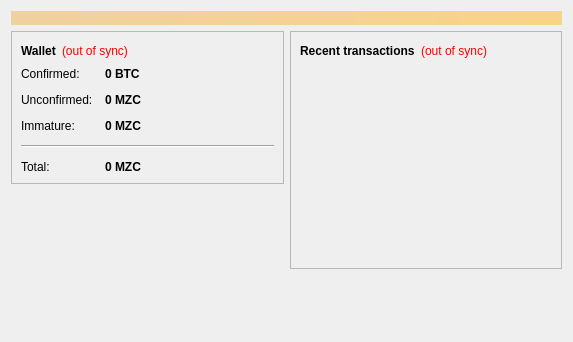
<?xml version="1.0" encoding="UTF-8"?>
<ui version="4.0">
 <class>OverviewPage</class>
 <widget class="QWidget" name="OverviewPage">
  <property name="geometry">
   <rect>
    <x>0</x>
    <y>0</y>
    <width>573</width>
    <height>342</height>
   </rect>
  </property>
  <property name="windowTitle">
   <string>Form</string>
  </property>
  <layout class="QVBoxLayout" name="topLayout">
   <item>
    <widget class="QLabel" name="labelAlerts">
     <property name="visible">
      <bool>false</bool>
     </property>
     <property name="styleSheet">
      <string notr="true">background-color: qlineargradient(x1: 0, y1: 0, x2: 1, y2: 0, stop:0 #F0D0A0, stop:1 #F8D488); color:#000000;</string>
     </property>
     <property name="wordWrap">
      <bool>true</bool>
     </property>
     <property name="margin">
      <number>3</number>
     </property>
    </widget>
   </item>
   <item>
    <layout class="QHBoxLayout" name="horizontalLayout" stretch="1,1">
     <item>
      <layout class="QVBoxLayout" name="verticalLayout_2">
       <item>
        <widget class="QFrame" name="frame">
         <property name="frameShape">
          <enum>QFrame::StyledPanel</enum>
         </property>
         <property name="frameShadow">
          <enum>QFrame::Raised</enum>
         </property>
         <layout class="QVBoxLayout" name="verticalLayout_4">
          <item>
           <layout class="QHBoxLayout" name="horizontalLayout_4">
            <item>
             <widget class="QLabel" name="label_5">
              <property name="font">
               <font>
                <weight>75</weight>
                <bold>true</bold>
               </font>
              </property>
              <property name="text">
               <string>Wallet</string>
              </property>
             </widget>
            </item>
            <item>
             <widget class="QLabel" name="labelWalletStatus">
              <property name="toolTip">
               <string>The displayed information may be out of date. Your wallet automatically synchronizes with the Maza network after a connection is established, but this process has not completed yet.</string>
              </property>
              <property name="styleSheet">
               <string notr="true">QLabel { color: red; }</string>
              </property>
              <property name="text">
               <string notr="true">(out of sync)</string>
              </property>
              <property name="alignment">
               <set>Qt::AlignLeading|Qt::AlignLeft|Qt::AlignVCenter</set>
              </property>
             </widget>
            </item>
            <item>
             <spacer name="horizontalSpacer_2">
              <property name="orientation">
               <enum>Qt::Horizontal</enum>
              </property>
              <property name="sizeHint" stdset="0">
               <size>
                <width>40</width>
                <height>20</height>
               </size>
              </property>
             </spacer>
            </item>
           </layout>
          </item>
          <item>
           <layout class="QFormLayout" name="formLayout_2">
            <property name="fieldGrowthPolicy">
             <enum>QFormLayout::AllNonFixedFieldsGrow</enum>
            </property>
            <property name="horizontalSpacing">
             <number>12</number>
            </property>
            <property name="verticalSpacing">
             <number>12</number>
            </property>
            <item row="0" column="0">
             <widget class="QLabel" name="label">
              <property name="text">
               <string>Confirmed:</string>
              </property>
             </widget>
            </item>
            <item row="0" column="1">
             <widget class="QLabel" name="labelBalance">
              <property name="font">
               <font>
                <weight>75</weight>
                <bold>true</bold>
               </font>
              </property>
              <property name="cursor">
               <cursorShape>IBeamCursor</cursorShape>
              </property>
              <property name="toolTip">
               <string>Your current spendable balance</string>
              </property>
              <property name="text">
               <string notr="true">0 BTC</string>
              </property>
              <property name="textInteractionFlags">
               <set>Qt::LinksAccessibleByMouse|Qt::TextSelectableByKeyboard|Qt::TextSelectableByMouse</set>
              </property>
             </widget>
            </item>
            <item row="1" column="0">
             <widget class="QLabel" name="label_3">
              <property name="text">
               <string>Unconfirmed:</string>
              </property>
             </widget>
            </item>
            <item row="1" column="1">
             <widget class="QLabel" name="labelUnconfirmed">
              <property name="font">
               <font>
                <weight>75</weight>
                <bold>true</bold>
               </font>
              </property>
              <property name="cursor">
               <cursorShape>IBeamCursor</cursorShape>
              </property>
              <property name="toolTip">
               <string>Total of transactions that have yet to be confirmed, and do not yet count toward the spendable balance</string>
              </property>
              <property name="text">
               <string notr="true">0 MZC</string>
              </property>
              <property name="textInteractionFlags">
               <set>Qt::LinksAccessibleByMouse|Qt::TextSelectableByKeyboard|Qt::TextSelectableByMouse</set>
              </property>
             </widget>
            </item>
            <item row="2" column="0">
             <widget class="QLabel" name="labelImmatureText">
              <property name="text">
               <string>Immature:</string>
              </property>
             </widget>
            </item>
            <item row="2" column="1">
             <widget class="QLabel" name="labelImmature">
              <property name="font">
               <font>
                <weight>75</weight>
                <bold>true</bold>
               </font>
              </property>
              <property name="toolTip">
               <string>Mined balance that has not yet matured</string>
              </property>
              <property name="text">
               <string notr="true">0 MZC</string>
              </property>
              <property name="textInteractionFlags">
               <set>Qt::LinksAccessibleByMouse|Qt::TextSelectableByKeyboard|Qt::TextSelectableByMouse</set>
              </property>
             </widget>
            </item>
            <item row="4" column="0">
             <widget class="QLabel" name="labelTotalText">
              <property name="text">
               <string>Total:</string>
              </property>
             </widget>
            </item>
            <item row="4" column="1">
             <widget class="QLabel" name="labelTotal">
              <property name="font">
               <font>
                <weight>75</weight>
                <bold>true</bold>
               </font>
              </property>
              <property name="cursor">
               <cursorShape>IBeamCursor</cursorShape>
              </property>
              <property name="toolTip">
               <string>Your current total balance</string>
              </property>
              <property name="text">
               <string notr="true">0 MZC</string>
              </property>
              <property name="textInteractionFlags">
               <set>Qt::LinksAccessibleByMouse|Qt::TextSelectableByKeyboard|Qt::TextSelectableByMouse</set>
              </property>
             </widget>
            </item>
            <item row="3" column="0" colspan="2">
             <widget class="Line" name="line">
              <property name="orientation">
               <enum>Qt::Horizontal</enum>
              </property>
             </widget>
            </item>
           </layout>
          </item>
         </layout>
        </widget>
       </item>
       <item>
        <spacer name="verticalSpacer">
         <property name="orientation">
          <enum>Qt::Vertical</enum>
         </property>
         <property name="sizeHint" stdset="0">
          <size>
           <width>20</width>
           <height>40</height>
          </size>
         </property>
        </spacer>
       </item>
      </layout>
     </item>
     <item>
      <layout class="QVBoxLayout" name="verticalLayout_3">
       <item>
        <widget class="QFrame" name="frame_2">
         <property name="frameShape">
          <enum>QFrame::StyledPanel</enum>
         </property>
         <property name="frameShadow">
          <enum>QFrame::Raised</enum>
         </property>
         <layout class="QVBoxLayout" name="verticalLayout">
          <item>
           <layout class="QHBoxLayout" name="horizontalLayout_2">
            <item>
             <widget class="QLabel" name="label_4">
              <property name="text">
               <string>&lt;b&gt;Recent transactions&lt;/b&gt;</string>
              </property>
             </widget>
            </item>
            <item>
             <widget class="QLabel" name="labelTransactionsStatus">
              <property name="toolTip">
               <string>The displayed information may be out of date. Your wallet automatically synchronizes with the Maza network after a connection is established, but this process has not completed yet.</string>
              </property>
              <property name="styleSheet">
               <string notr="true">QLabel { color: red; }</string>
              </property>
              <property name="text">
               <string notr="true">(out of sync)</string>
              </property>
              <property name="alignment">
               <set>Qt::AlignRight|Qt::AlignTrailing|Qt::AlignVCenter</set>
              </property>
             </widget>
            </item>
            <item>
             <spacer name="horizontalSpacer">
              <property name="orientation">
               <enum>Qt::Horizontal</enum>
              </property>
              <property name="sizeHint" stdset="0">
               <size>
                <width>40</width>
                <height>20</height>
               </size>
              </property>
             </spacer>
            </item>
           </layout>
          </item>
          <item>
           <widget class="QListView" name="listTransactions">
            <property name="styleSheet">
             <string notr="true">QListView { background: transparent; }</string>
            </property>
            <property name="frameShape">
             <enum>QFrame::NoFrame</enum>
            </property>
            <property name="verticalScrollBarPolicy">
             <enum>Qt::ScrollBarAlwaysOff</enum>
            </property>
            <property name="horizontalScrollBarPolicy">
             <enum>Qt::ScrollBarAlwaysOff</enum>
            </property>
            <property name="selectionMode">
             <enum>QAbstractItemView::NoSelection</enum>
            </property>
           </widget>
          </item>
         </layout>
        </widget>
       </item>
       <item>
        <spacer name="verticalSpacer_2">
         <property name="orientation">
          <enum>Qt::Vertical</enum>
         </property>
         <property name="sizeHint" stdset="0">
          <size>
           <width>20</width>
           <height>40</height>
          </size>
         </property>
        </spacer>
       </item>
      </layout>
     </item>
    </layout>
   </item>
  </layout>
 </widget>
 <resources/>
 <connections/>
</ui>
